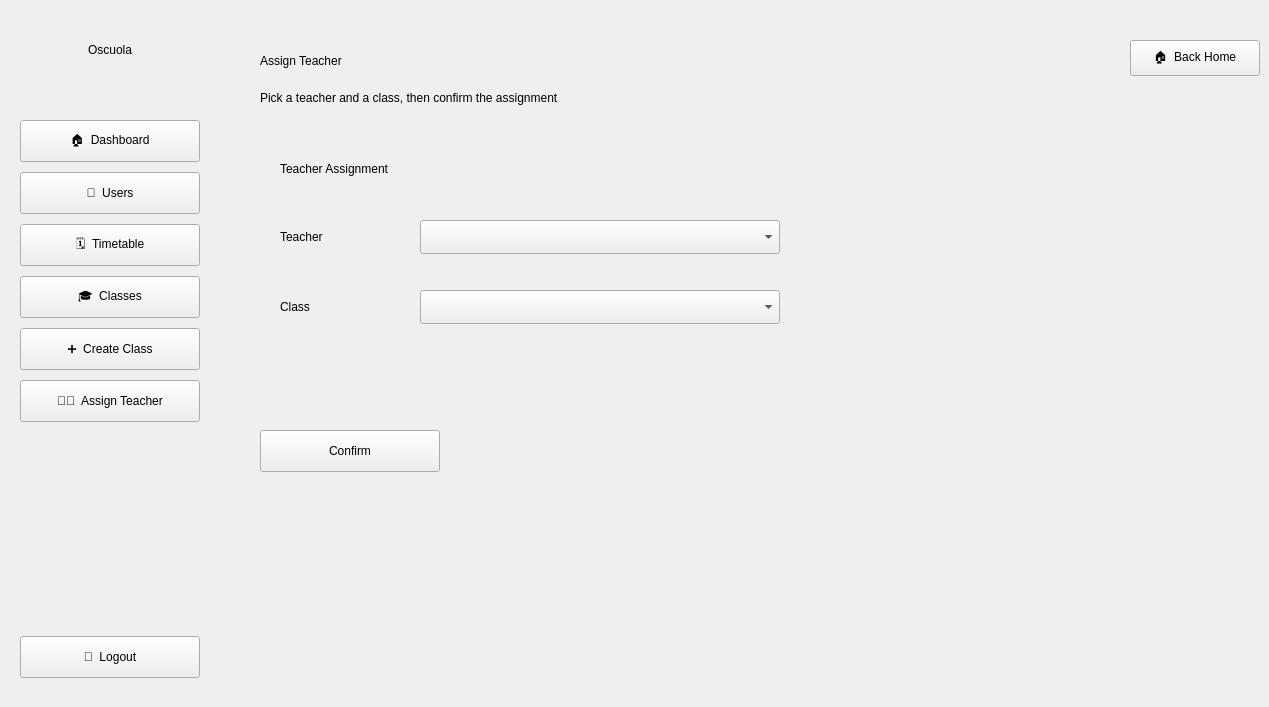
    <widget class="QWidget" name="assign_teacher_admin">
     <widget class="QFrame" name="sidebar_admin_6">
      <property name="geometry">
       <rect>
        <x>0</x>
        <y>0</y>
        <width>220</width>
        <height>698</height>
       </rect>
      </property>
      <widget class="QLabel" name="sidebar_title_admin_6">
       <property name="geometry">
        <rect>
         <x>0</x>
         <y>30</y>
         <width>220</width>
         <height>40</height>
        </rect>
       </property>
       <property name="text">
        <string>Oscuola</string>
       </property>
       <property name="alignment">
        <set>Qt::AlignmentFlag::AlignCenter</set>
       </property>
      </widget>
      <widget class="QPushButton" name="dashboard_but_admin_6">
       <property name="geometry">
        <rect>
         <x>20</x>
         <y>120</y>
         <width>180</width>
         <height>42</height>
        </rect>
       </property>
       <property name="cursor">
        <cursorShape>PointingHandCursor</cursorShape>
       </property>
       <property name="text">
        <string>🏠  Dashboard</string>
       </property>
      </widget>
      <widget class="QPushButton" name="users_button_admin_6">
       <property name="geometry">
        <rect>
         <x>20</x>
         <y>172</y>
         <width>180</width>
         <height>42</height>
        </rect>
       </property>
       <property name="cursor">
        <cursorShape>PointingHandCursor</cursorShape>
       </property>
       <property name="text">
        <string>👥  Users</string>
       </property>
      </widget>
      <widget class="QPushButton" name="timetable_but_admin_6">
       <property name="geometry">
        <rect>
         <x>20</x>
         <y>224</y>
         <width>180</width>
         <height>42</height>
        </rect>
       </property>
       <property name="cursor">
        <cursorShape>PointingHandCursor</cursorShape>
       </property>
       <property name="text">
        <string>🗓️  Timetable</string>
       </property>
      </widget>
      <widget class="QPushButton" name="classes_but_admin_6">
       <property name="geometry">
        <rect>
         <x>20</x>
         <y>276</y>
         <width>180</width>
         <height>42</height>
        </rect>
       </property>
       <property name="cursor">
        <cursorShape>PointingHandCursor</cursorShape>
       </property>
       <property name="text">
        <string>🎓  Classes</string>
       </property>
      </widget>
      <widget class="QPushButton" name="create_class_but_admin_6">
       <property name="geometry">
        <rect>
         <x>20</x>
         <y>328</y>
         <width>180</width>
         <height>42</height>
        </rect>
       </property>
       <property name="cursor">
        <cursorShape>PointingHandCursor</cursorShape>
       </property>
       <property name="text">
        <string>➕  Create Class</string>
       </property>
      </widget>
      <widget class="QPushButton" name="assign_teacher_but_admin_6">
       <property name="geometry">
        <rect>
         <x>20</x>
         <y>380</y>
         <width>180</width>
         <height>42</height>
        </rect>
       </property>
       <property name="cursor">
        <cursorShape>PointingHandCursor</cursorShape>
       </property>
       <property name="text">
        <string>👨‍🏫  Assign Teacher</string>
       </property>
      </widget>
      <widget class="QPushButton" name="logout_but_admin_6">
       <property name="geometry">
        <rect>
         <x>20</x>
         <y>636</y>
         <width>180</width>
         <height>42</height>
        </rect>
       </property>
       <property name="cursor">
        <cursorShape>PointingHandCursor</cursorShape>
       </property>
       <property name="text">
        <string>🚪  Logout</string>
       </property>
      </widget>
     </widget>
     <widget class="QLabel" name="admin_assign_teacher_title">
      <property name="geometry">
       <rect>
        <x>260</x>
        <y>36</y>
        <width>500</width>
        <height>50</height>
       </rect>
      </property>
      <property name="text">
       <string>Assign Teacher</string>
      </property>
     </widget>
     <widget class="QLabel" name="admin_assign_teacher_subtitle">
      <property name="geometry">
       <rect>
        <x>260</x>
        <y>86</y>
        <width>700</width>
        <height>24</height>
       </rect>
      </property>
      <property name="text">
       <string>Pick a teacher and a class, then confirm the assignment</string>
      </property>
     </widget>
     <widget class="QPushButton" name="back_home_btn_admin_6">
      <property name="geometry">
       <rect>
        <x>1130</x>
        <y>40</y>
        <width>130</width>
        <height>36</height>
       </rect>
      </property>
      <property name="cursor">
       <cursorShape>PointingHandCursor</cursorShape>
      </property>
      <property name="text">
       <string>🏠  Back Home</string>
      </property>
     </widget>
     <widget class="QFrame" name="panel_assign_teacher">
      <property name="geometry">
       <rect>
        <x>260</x>
        <y>140</y>
        <width>560</width>
        <height>260</height>
       </rect>
      </property>
      <widget class="QLabel" name="panel_title_assign_teacher">
       <property name="geometry">
        <rect>
         <x>20</x>
         <y>16</y>
         <width>400</width>
         <height>26</height>
        </rect>
       </property>
       <property name="text">
        <string>Teacher Assignment</string>
       </property>
      </widget>
      <widget class="QLabel" name="assign_teacher_teacher_label">
       <property name="geometry">
        <rect>
         <x>20</x>
         <y>85</y>
         <width>130</width>
         <height>24</height>
        </rect>
       </property>
       <property name="text">
        <string>Teacher</string>
       </property>
      </widget>
      <widget class="QComboBox" name="admin_assign_teacher_teacher_combo">
       <property name="geometry">
        <rect>
         <x>160</x>
         <y>80</y>
         <width>360</width>
         <height>34</height>
        </rect>
       </property>
       <property name="cursor">
        <cursorShape>PointingHandCursor</cursorShape>
       </property>
      </widget>
      <widget class="QLabel" name="assign_teacher_class_label">
       <property name="geometry">
        <rect>
         <x>20</x>
         <y>155</y>
         <width>130</width>
         <height>24</height>
        </rect>
       </property>
       <property name="text">
        <string>Class</string>
       </property>
      </widget>
      <widget class="QComboBox" name="admin_assign_teacher_class_combo">
       <property name="geometry">
        <rect>
         <x>160</x>
         <y>150</y>
         <width>360</width>
         <height>34</height>
        </rect>
       </property>
       <property name="cursor">
        <cursorShape>PointingHandCursor</cursorShape>
       </property>
      </widget>
     </widget>
     <widget class="QPushButton" name="admin_assign_teacher_btn">
      <property name="geometry">
       <rect>
        <x>260</x>
        <y>430</y>
        <width>180</width>
        <height>42</height>
       </rect>
      </property>
      <property name="cursor">
       <cursorShape>PointingHandCursor</cursorShape>
      </property>
      <property name="text">
       <string>Confirm</string>
      </property>
     </widget>
     <widget class="QLabel" name="admin_assign_teacher_res">
      <property name="geometry">
       <rect>
        <x>260</x>
        <y>490</y>
        <width>940</width>
        <height>34</height>
       </rect>
      </property>
      <property name="text">
       <string/>
      </property>
     </widget>
    </widget>
